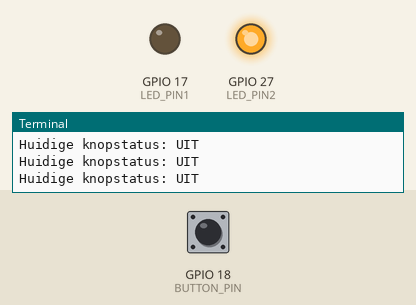
Bench run of a program on a simulated Raspberry Pi (BCM pin numbers). Shown: output pins drawn as LEDs (lit = HIGH), the last lines printed to the terminal. Dashed ring = blinking. The test bench sets the inputs (shaded band); at power-on: GPIO 18 (BUTTON_PIN) HIGH.

Above: at 1.2 s.
1.3 s: GPIO 18 (BUTTON_PIN) pulled LOW for 0.15 s
At 3.3 s:
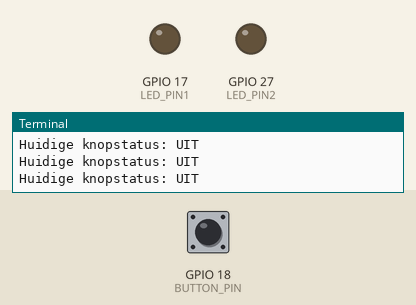
4.3 s: GPIO 18 (BUTTON_PIN) pulled LOW for 3.2 s
At 4.7 s:
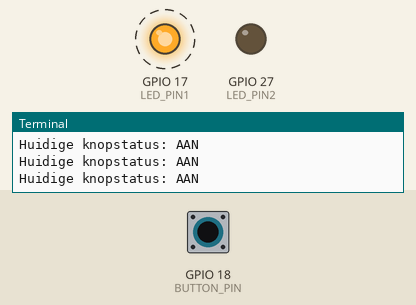
Timing chart, 0 to 15.0 s (numbered marks = the images above; inputs shaded):
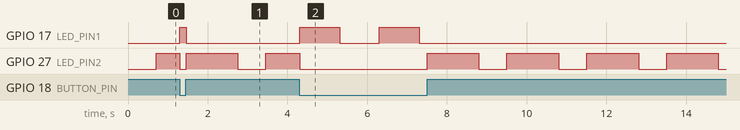

Measured:
- after the input at 1.3 s, GPIO 17 (LED_PIN1): LOW → HIGH at once, → LOW 0.15 s later
- after the input at 4.3 s, GPIO 17 (LED_PIN1): alternates HIGH for 1.0 s and LOW for 1.0 s, 4 changes in all, then stays LOW, starting at once
- by itself, GPIO 27 (LED_PIN2): repeats every 2.0 s: HIGH 1.3 s, LOW 0.70 s

The program:

opdr_5c_millis_led2_interval2_.py
```python
# Opdracht 5c Raspberry Pi - Nina Schrauwen
# BTN == HIGH -> LED1 knippert (1s aan / 1s uit)
# BTN == LOW  -> LED2 knippert (1.3s aan / 0.7s uit)

import RPi.GPIO as GPIO
import time

# Functie die de tijd in milliseconden teruggeeft
def millis():
    return int(time.monotonic() * 1000)

# LED- en knopconfiguratie
LED_PIN1 = 17
LED_PIN2 = 27
BUTTON_PIN = 18

# Instellen van GPIO voor LEDs en knop
GPIO.setmode(GPIO.BCM)
GPIO.setup(LED_PIN1, GPIO.OUT)
GPIO.setup(LED_PIN2, GPIO.OUT)
GPIO.setup(BUTTON_PIN, GPIO.IN, pull_up_down=GPIO.PUD_UP)

# Statusvariabelen voor LEDs en schakeltijden
led1_state = False
led2_state = False
last_toggle_time1 = millis()
last_toggle_time2 = millis()

try:
    while True:
        # Huidige tijd in milliseconden opslaan
        current_time = millis()
        # Lees de huidige status van de knop uit
        button_state = GPIO.input(BUTTON_PIN)

        # Let op: button_state == 0 betekent ingedrukt (AAN), button_state == 1 betekent niet ingedrukt (UIT) vanwege pull-up
        print(f"Huidige knopstatus: {'AAN' if button_state == 0 else 'UIT'}")

        # Als de knop is ingedrukt, laat LED1 knipperen met onderstaand interval
        if button_state == GPIO.LOW:
            # KNOP INGEDRUKT -> LED1 knippert (1s aan / 1s uit)
            on_duration1 = 1000
            off_duration1 = 1000
            elapsed1 = current_time - last_toggle_time1

            # Zet LED2 (groen) uit
            led2_state = False
            GPIO.output(LED_PIN2, False)

            # Wissel de LED-status als de aan/uit-duur verstreken is en update de schakeltijd
            if led1_state:
                if elapsed1 >= on_duration1:
                    led1_state = False
                    last_toggle_time1 = current_time
            else:
                if elapsed1 >= off_duration1:
                    led1_state = True
                    last_toggle_time1 = current_time

            # Zet LED1 aan of uit op basis van de huidige status
            GPIO.output(LED_PIN1, led1_state)

        # Als de knop niet is ingedrukt, laat LED2 knipperen met onderstaand interval
        else:
            # KNOP NIET INGEDRUKT -> LED2 knippert (1.3s aan / 0.7s uit)
            on_duration2 = 1300
            off_duration2 = 700
            # Meet de verstreken tijd
            elapsed2 = current_time - last_toggle_time2

            # Zet LED1 uit
            led1_state = False
            GPIO.output(LED_PIN1, False)

            # Wissel de LED-status als de aan/uit-duur verstreken is en update de schakeltijd
            if led2_state:
                if elapsed2 >= on_duration2:
                    led2_state = False
                    last_toggle_time2 = current_time
            else:
                if elapsed2 >= off_duration2:
                    led2_state = True
                    last_toggle_time2 = current_time

            # Zet LED2 aan of uit op basis van de huidige status
            GPIO.output(LED_PIN2, led2_state)

        # Korte vertraging om CPU-belasting te beperken
        time.sleep(0.01)

# Foutafhandeling bij toetsenbordonderbreking (Ctrl+C)
except KeyboardInterrupt:
    GPIO.cleanup()
```
